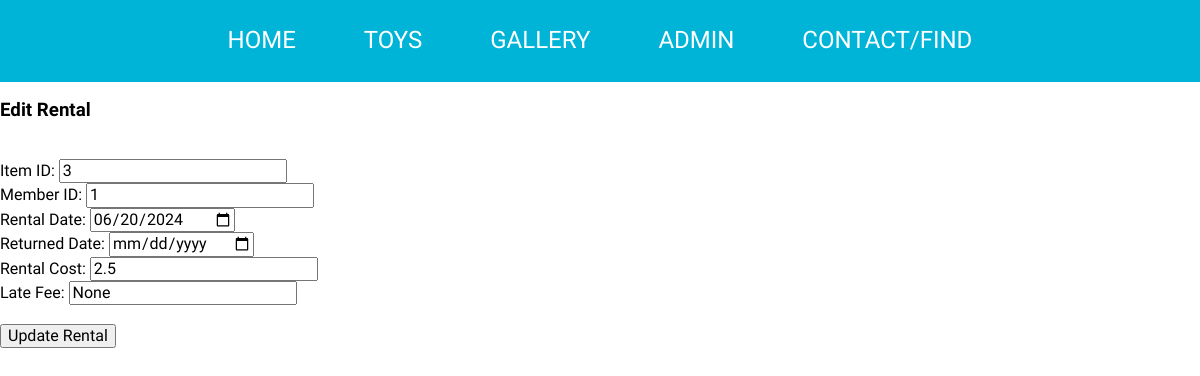
The page /edit_rental/7 on the database as committed earlier.
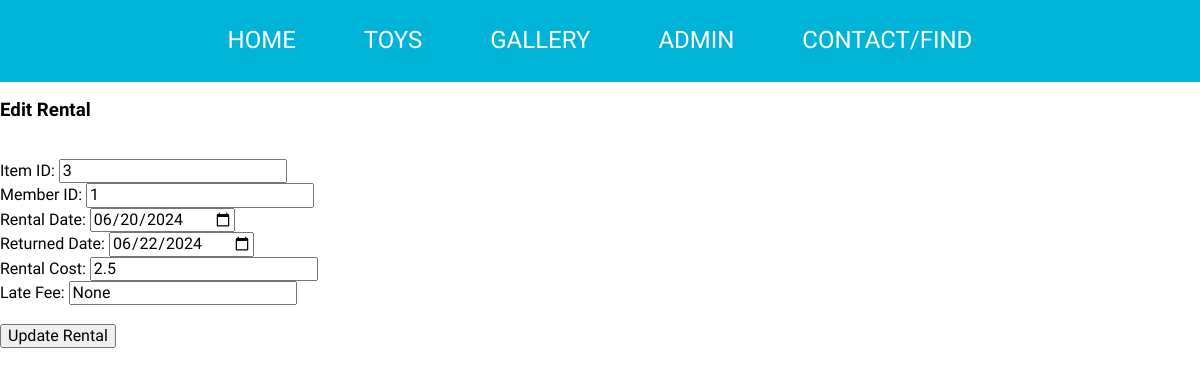
The same page on the database as committed later.
### tables this page shows
CREATE TABLE [Rentals](
  [Rental_ID] INTEGER PRIMARY KEY AUTOINCREMENT NOT NULL, 
  [Item_ID] INTEGER NOT NULL REFERENCES [Items]([Item_ID]), 
  [Member_ID] INTEGER NOT NULL REFERENCES [Members]([Member_ID]), 
  [Rental Date] DATE NOT NULL, 
  [Returned Date] DATE, 
  [Rental Cost] REAL NOT NULL, 
  [Late Fee] REAL);

### pythonApp/databaseApp.py (the view, shortened to what this page needs)
@app.route('/edit_rental/<int:rental_id>', methods=('GET', 'POST'))
def edit_rental(rental_id):
    db = get_db()
    cursor = db.cursor()
    cursor.execute('SELECT * FROM rentals WHERE Rental_ID = ?', (rental_id,))
    rental = cursor.fetchone()
    if rental is None:
        return "Rental not found", 404
    return render_template('edit_rental.html', rental=rental)

### pythonApp/databaseApp.py (called while the page is built)
def get_db():
    db = sqlite3.connect(DATABASE)
    return db

### pythonApp/templates/edit_rental.html (shortened to what this page needs)
{% extends "base.html" %}
  {% block content %}
  <h3>Edit Rental</h3>
  <form method="post" class="w3-container">
    <br>
    <label for="item_id">Item ID:</label>
    <input type="text" id="item_id" name="item_id" value="{{ rental[1] }}" required>
    <br>
    <label for="member_id">Member ID:</label>
    <input type="text" id="member_id" name="member_id" value="{{ rental[2] }}" required>
    <br>
    <label for="rental_date">Rental Date:</label>
    <input type="date" id="rental_date" name="rental_date" value="{{ rental[3] }}" required>
    <br>
    <label for="returned_date">Returned Date:</label>
    <input type="date" id="returned_date" name="returned_date" value="{{ rental[4] }}">
    <br>
    <label for="rental_cost">Rental Cost:</label>
    <input type="text" id="rental_cost" name="rental_cost" value="{{ rental[5] }}" required>
    <br>
    <label for="late_fee">Late Fee:</label>
    <input type="text" id="late_fee" name="late_fee" value="{{ rental[6] }}">
    <br>
    <br>
    <button type="submit">Update Rental</button>
  </form>
{% endblock %}

Rows that differ between the two databases and show on the page:
changed Rentals: returned_date (not shown) → "06/22/2024"; late_fee (not shown) → "None"
Other text that changed with them:
form field late_fee: "None" → (not shown)
